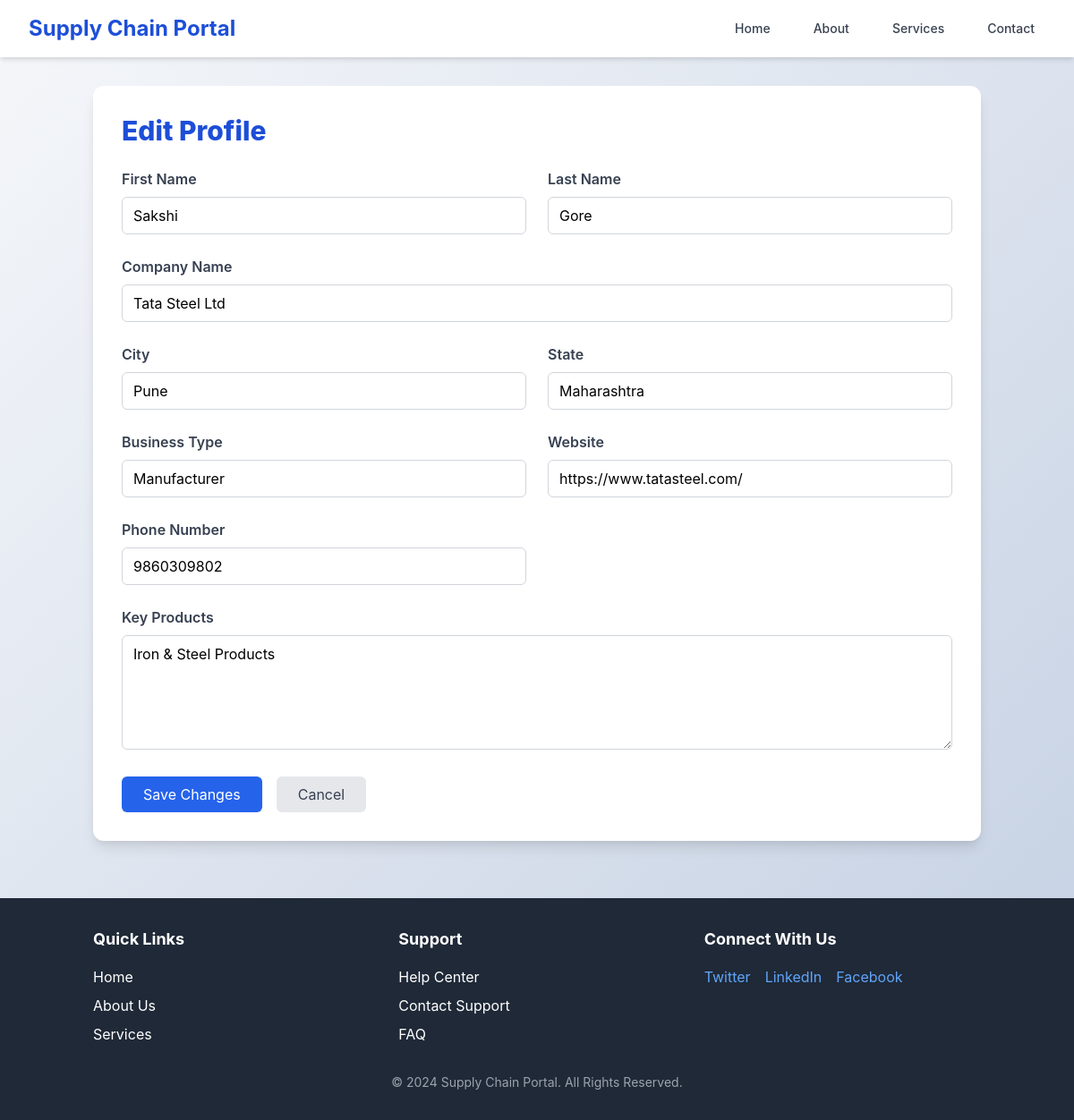
The app's page /manufacturer/profile/edit/ (signed in) with its own data.
### manufacturer/models.py (models this page shows, shortened)
class Manufacturer(models.Model):
    user = models.OneToOneField(User, on_delete=models.CASCADE)
    first_name = models.CharField(max_length=100)
    last_name = models.CharField(max_length=100)
    company_name = models.CharField(max_length=200)
    address = models.CharField(max_length=255)
    city = models.CharField(max_length=100)
    state = models.CharField(max_length=100)
    business_type = models.CharField(max_length=100)
    website = models.URLField(blank=True)
    phone_number = models.CharField(max_length=20)
    key_products = models.TextField()

### manufacturer/views.py (the view, shortened to what this page needs)
# urls.py: path('profile/edit/', views.edit_profile, name='manufacturer_edit_profile'),
def edit_profile(request):
    if not request.user.is_authenticated:
        return redirect('manufacturer_login')
    manufacturer = Manufacturer.objects.get(user=request.user)
    return render(request, 'manufacturer/edit_profile.html', {
        'manufacturer': manufacturer
    })

### manufacturer/templates/manufacturer/edit_profile.html (shortened to what this page needs)
<!DOCTYPE html>
<html lang="en">
<head>
    <link href="https://cdnjs.cloudflare.com/ajax/libs/tailwindcss/2.2.19/tailwind.min.css" rel="stylesheet">
</head>
<body class="min-h-screen flex flex-col bg-gray-50">
    <nav class="relative bg-white shadow-md">
        <div class="max-w-7xl mx-auto px-4 sm:px-6 lg:px-8">
            <div class="flex justify-between items-center h-16">
                <div class="flex items-center">
                    <h1 class="text-2xl font-bold text-blue-700">Supply Chain Portal</h1>
                </div>
                <div class="hidden md:flex space-x-6 nav-menu">
                    <a href="{% url 'home' %}" class="text-gray-700 hover:text-blue-600 px-3 py-2 text-sm font-medium">Home</a>
                    <a href="{% url 'about' %}" class="text-gray-700 hover:text-blue-600 px-3 py-2 text-sm font-medium">About</a>
                    <a href="{% url 'services' %}" class="text-gray-700 hover:text-blue-600 px-3 py-2 text-sm font-medium">Services</a>
                    <a href="{% url 'contact' %}" class="text-gray-700 hover:text-blue-600 px-3 py-2 text-sm font-medium">Contact</a>
                </div>
            </div>
        </div>
    </nav>
    <main class="flex-grow container mx-auto px-4 py-8">
        <div class="max-w-6xl mx-auto">
            <div class="bg-white p-8 rounded-xl shadow-lg dashboard-card">
                <h1 class="text-3xl font-extrabold text-blue-700 mb-6">Edit Profile</h1>
                <form method="post" class="space-y-6">
                    <div class="grid md:grid-cols-2 gap-6">
                        <div class="form-group">
                            <label class="block text-gray-700 font-semibold mb-2">First Name</label>
                            <input type="text" name="first_name" value="{{ manufacturer.first_name }}"
                                   class="w-full px-3 py-2 border border-gray-300 rounded-md focus:outline-none focus:ring-2 focus:ring-blue-500">
                        </div>
                        <div class="form-group">
                            <label class="block text-gray-700 font-semibold mb-2">Last Name</label>
                            <input type="text" name="last_name" value="{{ manufacturer.last_name }}"
                                   class="w-full px-3 py-2 border border-gray-300 rounded-md focus:outline-none focus:ring-2 focus:ring-blue-500">
                        </div>
                        <div class="form-group md:col-span-2">
                            <label class="block text-gray-700 font-semibold mb-2">Company Name</label>
                            <input type="text" name="company_name" value="{{ manufacturer.company_name }}"
                                   class="w-full px-3 py-2 border border-gray-300 rounded-md focus:outline-none focus:ring-2 focus:ring-blue-500">
                        </div>
                        <div class="form-group">
                            <label class="block text-gray-700 font-semibold mb-2">City</label>
                            <input type="text" name="city" value="{{ manufacturer.city }}"
                                   class="w-full px-3 py-2 border border-gray-300 rounded-md focus:outline-none focus:ring-2 focus:ring-blue-500">
                        </div>
                        <div class="form-group">
                            <label class="block text-gray-700 font-semibold mb-2">State</label>
                            <input type="text" name="state" value="{{ manufacturer.state }}"
                                   class="w-full px-3 py-2 border border-gray-300 rounded-md focus:outline-none focus:ring-2 focus:ring-blue-500">
                        </div>
                        <div class="form-group">
                            <label class="block text-gray-700 font-semibold mb-2">Business Type</label>
                            <input type="text" name="business_type" value="{{ manufacturer.business_type }}"
                                   class="w-full px-3 py-2 border border-gray-300 rounded-md focus:outline-none focus:ring-2 focus:ring-blue-500">
                        </div>
                        <div class="form-group">
                            <label class="block text-gray-700 font-semibold mb-2">Website</label>
                            <input type="url" name="website" value="{{ manufacturer.website }}"
                                   class="w-full px-3 py-2 border border-gray-300 rounded-md focus:outline-none focus:ring-2 focus:ring-blue-500">
                        </div>
                        <div class="form-group">
                            <label class="block text-gray-700 font-semibold mb-2">Phone Number</label>
                            <input type="text" name="phone_number" value="{{ manufacturer.phone_number }}"
                                   class="w-full px-3 py-2 border border-gray-300 rounded-md focus:outline-none focus:ring-2 focus:ring-blue-500">
                        </div>
                        <div class="form-group md:col-span-2">
                            <label class="block text-gray-700 font-semibold mb-2">Key Products</label>
                            <textarea name="key_products"
                                      class="w-full px-3 py-2 border border-gray-300 rounded-md focus:outline-none focus:ring-2 focus:ring-blue-500 h-32">{{ manufacturer.key_products }}</textarea>
                        </div>
                    </div>
                    <div class="flex space-x-4 mt-6">
                        <button type="submit" class="bg-blue-600 text-white px-6 py-2 rounded-md hover:bg-blue-700 transition duration-300 ease-in-out">
                            Save Changes
                        </button>
                        <a href="{% url 'manufacturer_profile' %}" class="bg-gray-200 text-gray-700 px-6 py-2 rounded-md hover:bg-gray-300 transition duration-300 ease-in-out">
                            Cancel
                        </a>
                    </div>
                </form>
            </div>
        </div>
    </main>
    <footer class="bg-gray-800 text-white py-8 mt-8">
        <div class="container mx-auto px-4 grid md:grid-cols-3 gap-8">
            <div>
                <h3 class="text-lg font-bold mb-4">Quick Links</h3>
                <ul class="space-y-2">
                    <li><a href="{% url 'home' %}" class="hover:text-blue-400">Home</a></li>
                    <li><a href="{% url 'about' %}" class="hover:text-blue-400">About Us</a></li>
                    <li><a href="{% url 'services' %}" class="hover:text-blue-400">Services</a></li>
                </ul>
            </div>
            <div>
                <h3 class="text-lg font-bold mb-4">Support</h3>
                <ul class="space-y-2">
                    <li><a href="{% url 'help' %}" class="hover:text-blue-400">Help Center</a></li>
                    <li><a href="{% url 'contact' %}" class="hover:text-blue-400">Contact Support</a></li>
                    <li><a href="{% url 'faq' %}" class="hover:text-blue-400">FAQ</a></li>
                </ul>
            </div>
            <div>
                <h3 class="text-lg font-bold mb-4">Connect With Us</h3>
                <div class="flex space-x-4">
                    <a href="#" class="text-blue-400 hover:text-blue-600">Twitter</a>
                    <a href="#" class="text-blue-400 hover:text-blue-600">LinkedIn</a>
                    <a href="#" class="text-blue-400 hover:text-blue-600">Facebook</a>
                </div>
            </div>
        </div>
        <div class="text-center mt-8 text-sm text-gray-400">
            © 2024 Supply Chain Portal. All Rights Reserved.
        </div>
    </footer>
</body>
</html>

### manufacturer/templates/manufacturer/edit_profile.html (style rules this page uses)
body { background: linear-gradient(135deg, #f5f7fa 0%, #c3cfe2 100%); font-family: 'Inter', sans-serif; }
.dashboard-card { transition: all 0.3s ease; transform-origin: center; }

### records on screen
Manufacturer: first_name "Sakshi", last_name "Gore", company_name "Tata Steel Ltd", city "Pune", state "Maharashtra", business_type "Manufacturer", website "https://www.tatasteel.com/", phone_number "9860309802", key_products "Iron & Steel Products"
